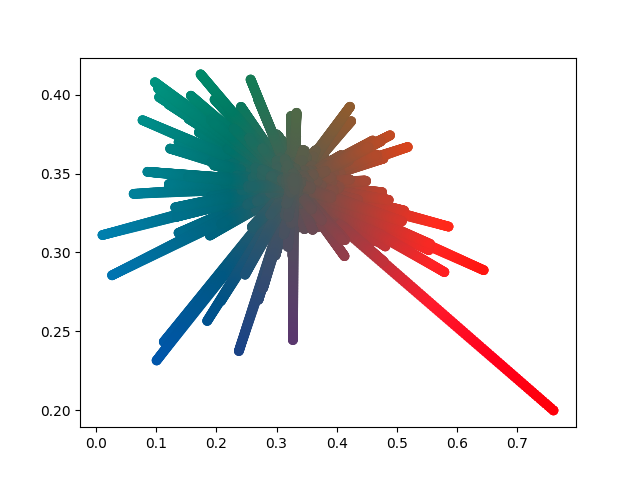
#> input picture lab 2/part 3/img_1.png, 640 x 480 px, found by its file name
$ python rgb_conv.py
#> lines starting #> are read from the running program, lines starting #| are printed output that depends on the picture
import cv2
import numpy as np
import skimage.color
from numpy import dstack
from PIL import Image

img = cv2.imread("../part 2/img_1.png")
#> img is the input picture: shape (480, 640, 3); mean B, G, R 230.5, 229.8, 228.9

matrix_XYZ_to_RGB = np.array(
    [[2.36461385, -0.89654057, -0.46807328],
     [-0.51516621, 1.4264081, 0.0887581],
     [0.0052037, -0.01440816, 1.00920446]]
)


def xyz_to_rgb(image):
    r0, g0, b0 = cv2.split(image)
    r = r0 / 255.0
    g = g0 / 255.0
    b = b0 / 255.0
    xyz_x = matrix_XYZ_to_RGB[0][0] * r + matrix_XYZ_to_RGB[0][1] * g + matrix_XYZ_to_RGB[0][2] * b
    xyz_y = matrix_XYZ_to_RGB[1][0] * r + matrix_XYZ_to_RGB[1][1] * g + matrix_XYZ_to_RGB[1][2] * b
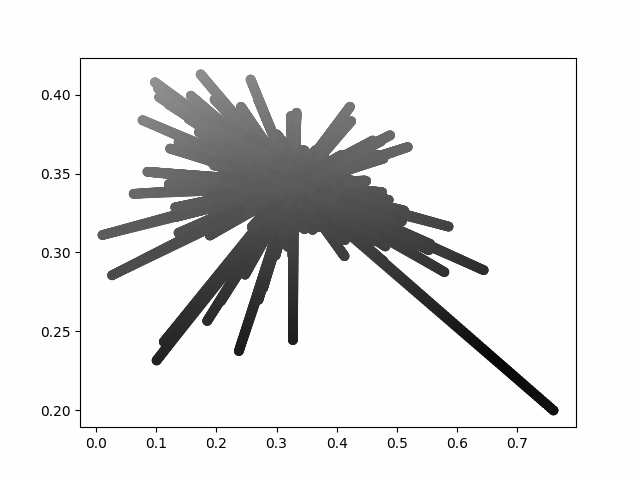
#> xyz_y: shape (480, 640) float64; min 0, max 1, mean 0.899
    xyz_z = matrix_XYZ_to_RGB[2][0] * r + matrix_XYZ_to_RGB[2][1] * g + matrix_XYZ_to_RGB[2][2] * b
    return dstack((xyz_x, xyz_y, xyz_z))
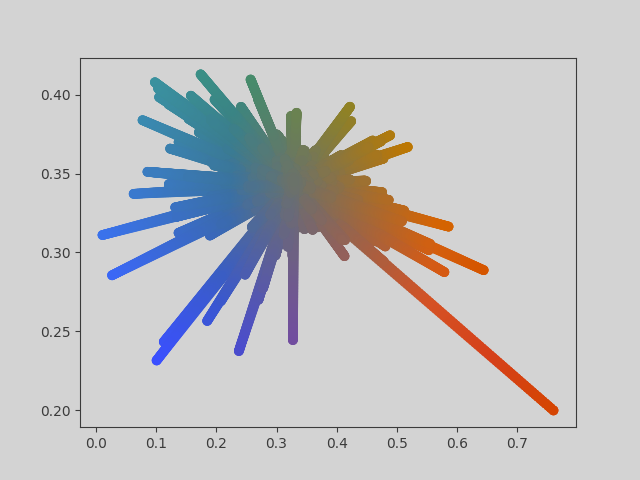
#> returned value: shape (480, 640, 3) float64; mean of channels 0, 1, 2 0.91, 0.899, 0.898; drawn with min black and max white


RGB = xyz_to_rgb(img)
# cv2.imwrite("newRGB.jpg", RGB)
cv2.imshow("newRGB", RGB)
cv2.waitKey(0)

# перевод с использованием библиотечной функции skimage
img = cv2.imread("../part 2/img.png")
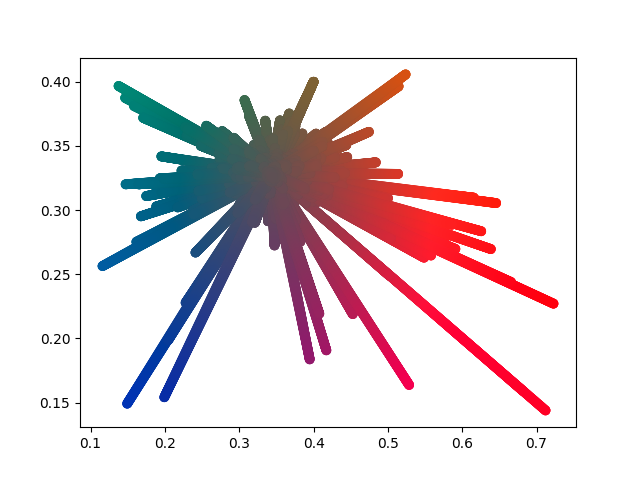
#> input picture lab 2/img.png, 640 x 480 px, found by its file name
#> img is the input picture: shape (480, 640, 3); mean B, G, R 226.1, 223.2, 232.2
# RGB_cv2 = cv2.cvtColor(img, cv2.COLOR_XYZ2RGB)
RGB_skimage = skimage.color.xyz2rgb(img.astype(np.uint8))
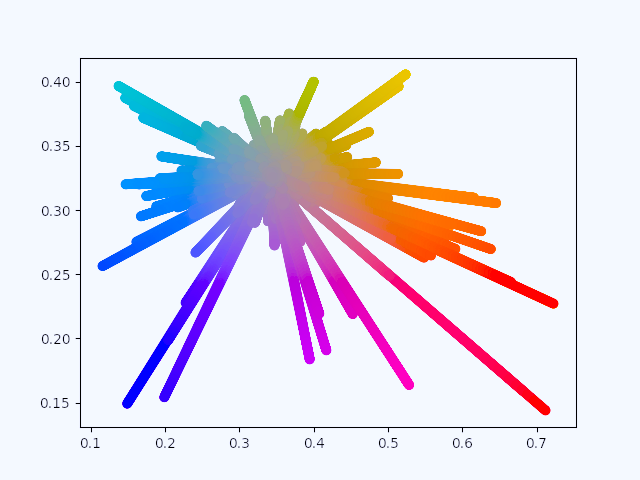
#> RGB_skimage: shape (480, 640, 3) float64; mean B, G, R 0.925, 0.882, 0.899
cv2.imshow("newRGBLib", RGB_skimage)
cv2.waitKey(0)

# [17 lines of commented-out code are left out]
outArray = np.array(RGB, dtype=np.uint8)
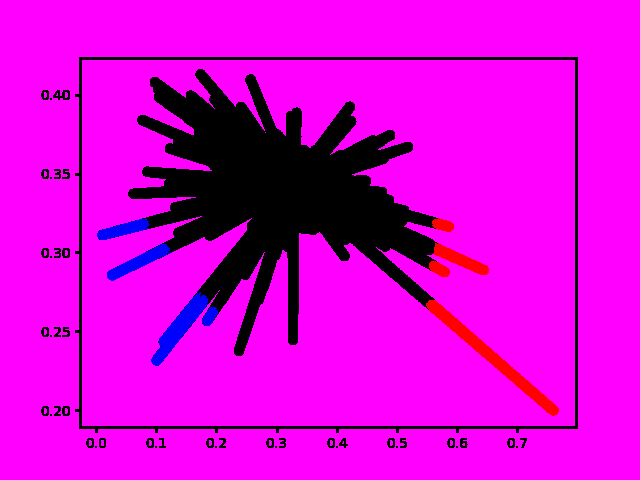
#> outArray: shape (480, 640, 3); mean B, G, R 0.846, 0, 0.846; drawn with 1 as white
outArrayLib = np.array(RGB_skimage, dtype=np.uint8)
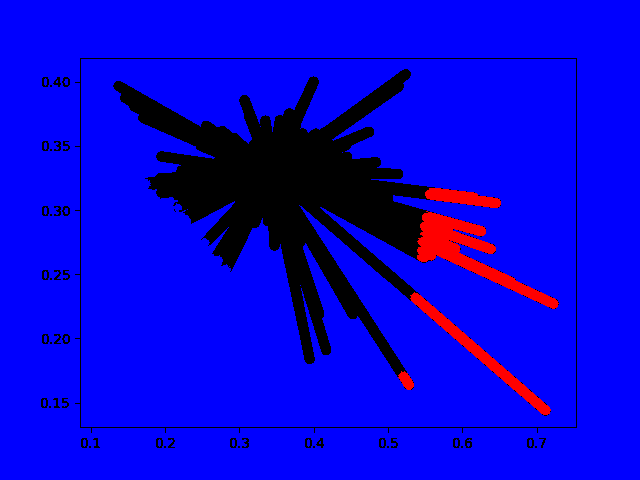
#> outArrayLib: shape (480, 640, 3); mean B, G, R 0.856, 0, 0.0213; drawn with 1 as white

dif = np.abs(outArrayLib - outArray)
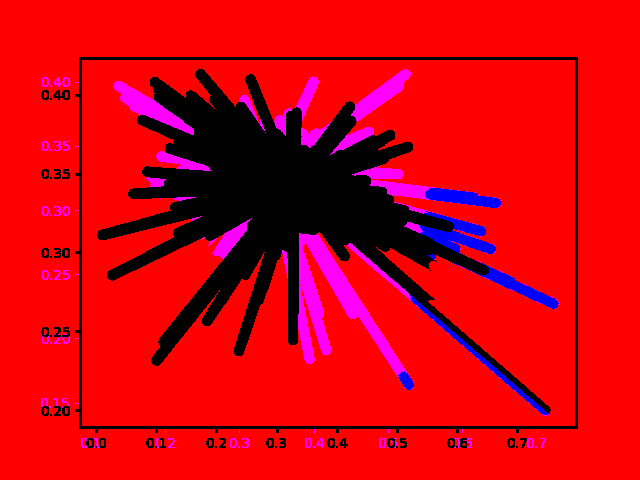
#> dif: shape (480, 640, 3); mean B, G, R 13.9, 0, 210.9
# dif2 = np.abs(srcArray - outArrayLib)
# cv2.imwrite("difRGBMatrix.jpg", dif)
# cv2.imwrite("difRGBLib.jpg", dif2)
cv2.imwrite("difRGBLib.jpg", dif)
